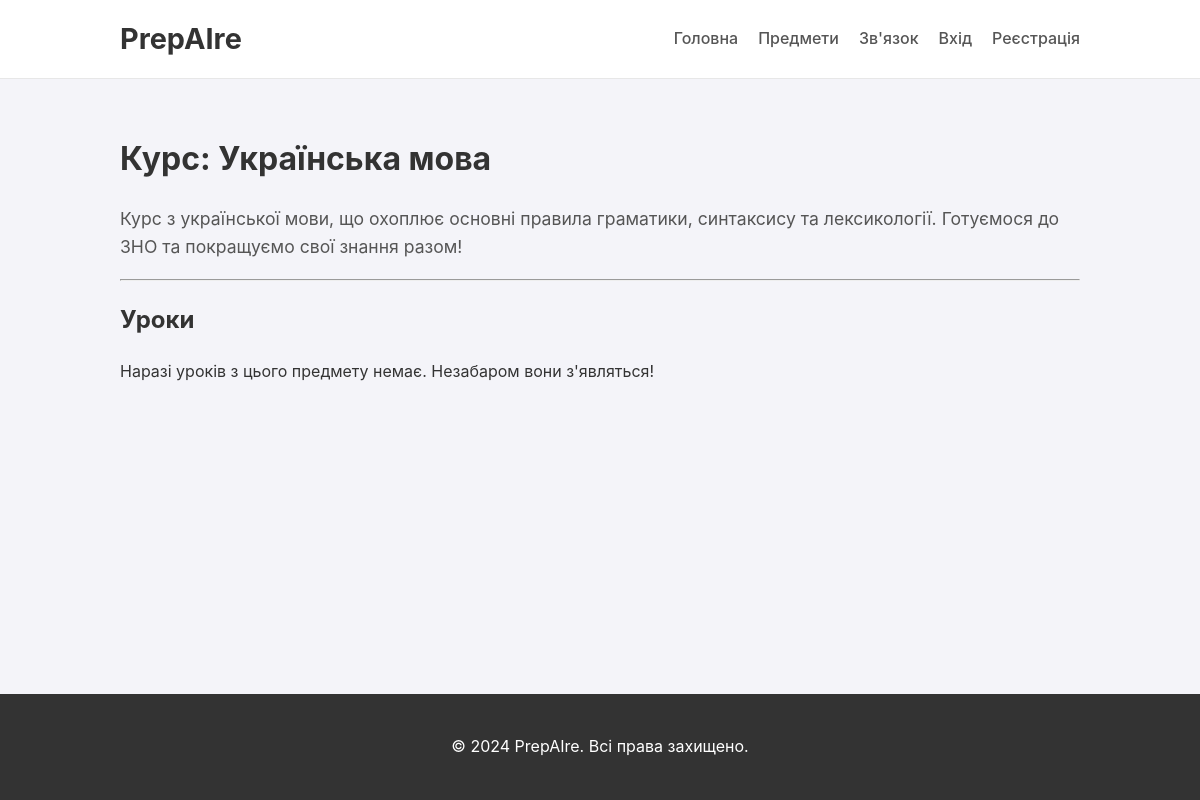
Page /subject/ukrainian-language on the committed database.
### models.py (models this page shows)
class Subject(db.Model):
    id = db.Column(db.Integer, primary_key=True)
    name = db.Column(db.String(100), unique=True, nullable=False)
    slug = db.Column(db.String(100), unique=True, nullable=False) # Для URL, напр. 'ukrainian-language'
    description = db.Column(db.Text, nullable=False)
    lessons = db.relationship('Lesson', backref='subject', lazy=True, cascade="all, delete-orphan")

### app.py (the view)
@app.route('/subject/<slug>')
def subject_page(slug):
    subject = Subject.query.filter_by(slug=slug).first_or_404()
    return render_template('subject_page.html', subject=subject)

### templates/subject_page.html (shortened to what this page needs)
{% extends "base.html" %}
{% block content %}
    <h1>Курс: {{ subject.name }}</h1>
    <p class="course-description">{{ subject.description }}</p>
    <hr>
    <h2>Уроки</h2>
    <div class="lessons-list">
        {% if subject.lessons %}
            {% for lesson in subject.lessons %}
            <div class="lesson">
                <a href="{{ url_for('lesson_page', lesson_slug=lesson.slug) }}">
                    <h3>{{ lesson.title }}</h3>
                </a>
            </div>
            {% endfor %}
        {% else %}
            <p>Наразі уроків з цього предмету немає. Незабаром вони з'являться!</p>
        {% endif %}
    </div>
{% endblock %}

### static/css/style.css (style rules this page uses)
body { font-family: -apple-system, BlinkMacSystemFont, "Segoe UI", Roboto, "Helvetica Neue", Arial, sans-serif; line-height: 1.6; margin: 0; padding: 0; background-color: #f4f4f9; color: #333; display: flex; flex-direction: column; min-height: 100vh; }
.course-description { font-size: 1.1rem; color: #555; }

### rows in the picture
Subject: name "Українська мова", description "Курс з української мови, що охоплює основні правила граматики, синтаксису та лексикології. Готуємося до ЗНО та покращуємо свої знання разом!"
